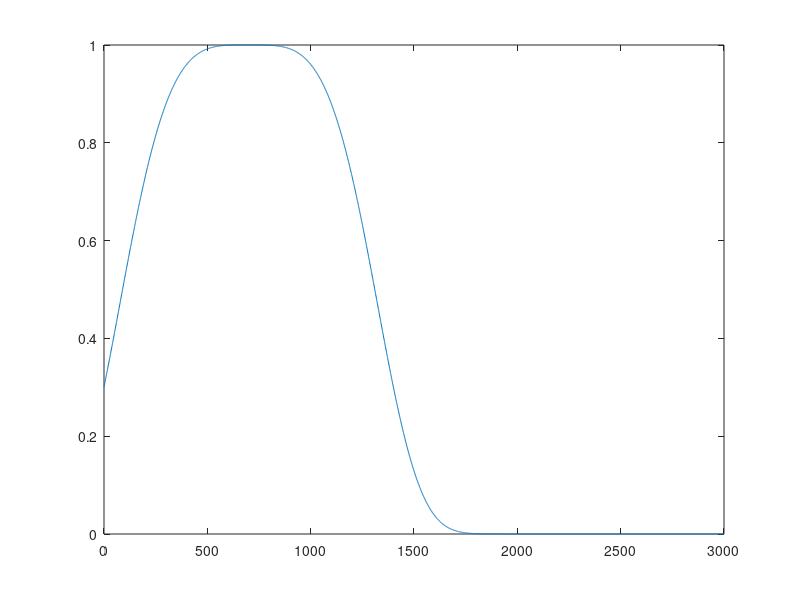

Recreate this plot in MATLAB.
%  Saved from /Users/nearey/NeareyMLTools/FtrackTest/jnk.m 2004/6/2 14:20

zc=0:3000;
zcw=exp(-5*  ((zc-700)/1000).^4 );
figure(37)
plot(zc,zcw);

